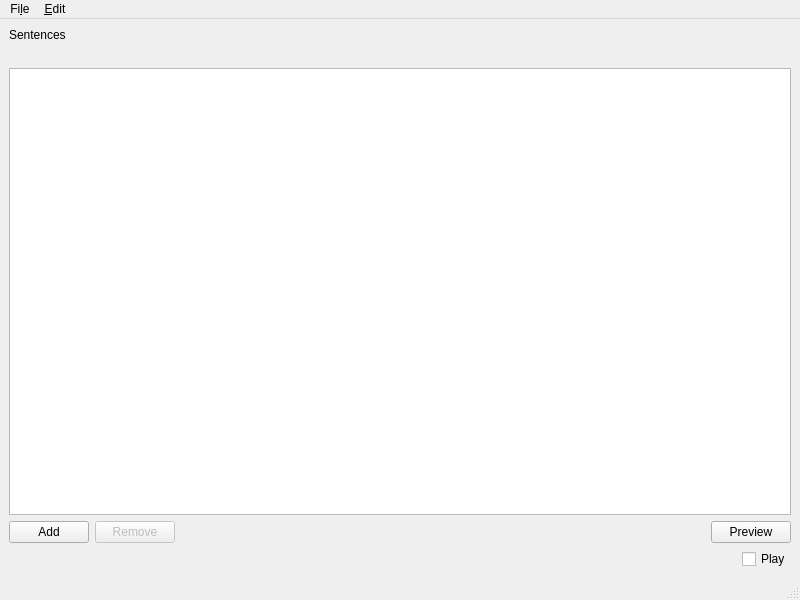
<?xml version="1.0" encoding="UTF-8"?>
<ui version="4.0">
 <class>Sentence</class>
 <widget class="QMainWindow" name="Sentence">
  <property name="geometry">
   <rect>
    <x>0</x>
    <y>0</y>
    <width>800</width>
    <height>600</height>
   </rect>
  </property>
  <property name="windowTitle">
   <string>Sentence Mixing Maker[*]</string>
  </property>
  <widget class="QWidget" name="centralwidget">
   <layout class="QVBoxLayout" name="verticalLayout_2">
    <item>
     <layout class="QVBoxLayout" name="verticalLayout">
      <item>
       <widget class="QLabel" name="label">
        <property name="text">
         <string>Sentences</string>
        </property>
       </widget>
      </item>
      <item>
       <spacer name="horizontalSpacer_4">
        <property name="orientation">
         <enum>Qt::Horizontal</enum>
        </property>
        <property name="sizeHint" stdset="0">
         <size>
          <width>40</width>
          <height>20</height>
         </size>
        </property>
       </spacer>
      </item>
      <item>
       <widget class="QTableView" name="tableView">
        <property name="contextMenuPolicy">
         <enum>Qt::NoContextMenu</enum>
        </property>
        <property name="acceptDrops">
         <bool>true</bool>
        </property>
        <property name="showDropIndicator" stdset="0">
         <bool>true</bool>
        </property>
        <property name="dragEnabled">
         <bool>false</bool>
        </property>
        <property name="dragDropMode">
         <enum>QAbstractItemView::InternalMove</enum>
        </property>
        <property name="defaultDropAction">
         <enum>Qt::MoveAction</enum>
        </property>
        <property name="selectionMode">
         <enum>QAbstractItemView::ExtendedSelection</enum>
        </property>
        <property name="selectionBehavior">
         <enum>QAbstractItemView::SelectRows</enum>
        </property>
        <property name="gridStyle">
         <enum>Qt::NoPen</enum>
        </property>
        <attribute name="verticalHeaderVisible">
         <bool>false</bool>
        </attribute>
       </widget>
      </item>
      <item>
       <layout class="QHBoxLayout" name="horizontalLayout_2">
        <item>
         <widget class="QPushButton" name="pushButton_add_sentence">
          <property name="text">
           <string>Add</string>
          </property>
         </widget>
        </item>
        <item>
         <widget class="QPushButton" name="pushButton_remove_sentence">
          <property name="enabled">
           <bool>false</bool>
          </property>
          <property name="text">
           <string>Remove</string>
          </property>
         </widget>
        </item>
        <item>
         <spacer name="horizontalSpacer">
          <property name="orientation">
           <enum>Qt::Horizontal</enum>
          </property>
          <property name="sizeHint" stdset="0">
           <size>
            <width>40</width>
            <height>20</height>
           </size>
          </property>
         </spacer>
        </item>
        <item>
         <widget class="QPushButton" name="pushButton_preview">
          <property name="text">
           <string>Preview</string>
          </property>
         </widget>
        </item>
       </layout>
      </item>
     </layout>
    </item>
    <item>
     <layout class="QHBoxLayout" name="horizontalLayout"/>
    </item>
    <item>
     <layout class="QVBoxLayout" name="video_layout">
      <property name="sizeConstraint">
       <enum>QLayout::SetNoConstraint</enum>
      </property>
     </layout>
    </item>
    <item>
     <layout class="QHBoxLayout" name="horizontalLayout_3">
      <item>
       <spacer name="horizontalSpacer_3">
        <property name="orientation">
         <enum>Qt::Horizontal</enum>
        </property>
        <property name="sizeHint" stdset="0">
         <size>
          <width>40</width>
          <height>20</height>
         </size>
        </property>
       </spacer>
      </item>
      <item>
       <spacer name="horizontalSpacer_2">
        <property name="orientation">
         <enum>Qt::Horizontal</enum>
        </property>
        <property name="sizeHint" stdset="0">
         <size>
          <width>40</width>
          <height>20</height>
         </size>
        </property>
       </spacer>
      </item>
      <item>
       <widget class="QCheckBox" name="preview_checkBox">
        <property name="text">
         <string>Play</string>
        </property>
       </widget>
      </item>
     </layout>
    </item>
   </layout>
  </widget>
  <widget class="QMenuBar" name="menubar">
   <property name="geometry">
    <rect>
     <x>0</x>
     <y>0</y>
     <width>800</width>
     <height>30</height>
    </rect>
   </property>
   <widget class="QMenu" name="menucoucou">
    <property name="title">
     <string>Fi&amp;le</string>
    </property>
    <addaction name="actionNew"/>
    <addaction name="actionOpen"/>
    <addaction name="actionSave"/>
    <addaction name="actionSave_as"/>
    <addaction name="separator"/>
    <addaction name="actionExport"/>
    <addaction name="actionExport_selection"/>
    <addaction name="separator"/>
    <addaction name="actionQuit"/>
   </widget>
   <widget class="QMenu" name="menuEdit">
    <property name="title">
     <string>&amp;Edit</string>
    </property>
    <addaction name="actionUndo"/>
    <addaction name="actionRedo"/>
    <addaction name="separator"/>
    <addaction name="actionCopy"/>
    <addaction name="actionPaste"/>
   </widget>
   <addaction name="menucoucou"/>
   <addaction name="menuEdit"/>
  </widget>
  <widget class="QStatusBar" name="statusbar"/>
  <action name="actionNew">
   <property name="text">
    <string>&amp;New...</string>
   </property>
   <property name="shortcut">
    <string>Ctrl+N</string>
   </property>
  </action>
  <action name="actionOpen">
   <property name="text">
    <string>&amp;Open...</string>
   </property>
   <property name="shortcut">
    <string>Ctrl+O</string>
   </property>
  </action>
  <action name="actionSave">
   <property name="text">
    <string>&amp;Save</string>
   </property>
   <property name="shortcut">
    <string>Ctrl+S</string>
   </property>
  </action>
  <action name="actionSave_as">
   <property name="text">
    <string>Sa&amp;ve as...</string>
   </property>
   <property name="shortcut">
    <string>Ctrl+Shift+S</string>
   </property>
  </action>
  <action name="actionExport">
   <property name="text">
    <string>&amp;Export...</string>
   </property>
   <property name="shortcut">
    <string>Ctrl+E</string>
   </property>
  </action>
  <action name="actionQuit">
   <property name="text">
    <string>&amp;Quit</string>
   </property>
   <property name="shortcut">
    <string>Ctrl+Q</string>
   </property>
  </action>
  <action name="actionUndo">
   <property name="enabled">
    <bool>false</bool>
   </property>
   <property name="text">
    <string>&amp;Undo</string>
   </property>
   <property name="shortcut">
    <string>Ctrl+Z</string>
   </property>
  </action>
  <action name="actionRedo">
   <property name="enabled">
    <bool>false</bool>
   </property>
   <property name="text">
    <string>&amp;Redo</string>
   </property>
   <property name="shortcut">
    <string>Ctrl+Y</string>
   </property>
  </action>
  <action name="actionCopy">
   <property name="text">
    <string>&amp;Copy</string>
   </property>
   <property name="shortcut">
    <string>Ctrl+C</string>
   </property>
  </action>
  <action name="actionPaste">
   <property name="text">
    <string>&amp;Paste</string>
   </property>
   <property name="shortcut">
    <string>Ctrl+V</string>
   </property>
  </action>
  <action name="actionExport_selection">
   <property name="text">
    <string>E&amp;xport selection</string>
   </property>
   <property name="shortcut">
    <string>Ctrl+Shift+E</string>
   </property>
  </action>
 </widget>
 <tabstops>
  <tabstop>tableView</tabstop>
  <tabstop>pushButton_add_sentence</tabstop>
  <tabstop>pushButton_preview</tabstop>
 </tabstops>
 <resources/>
 <connections/>
</ui>
